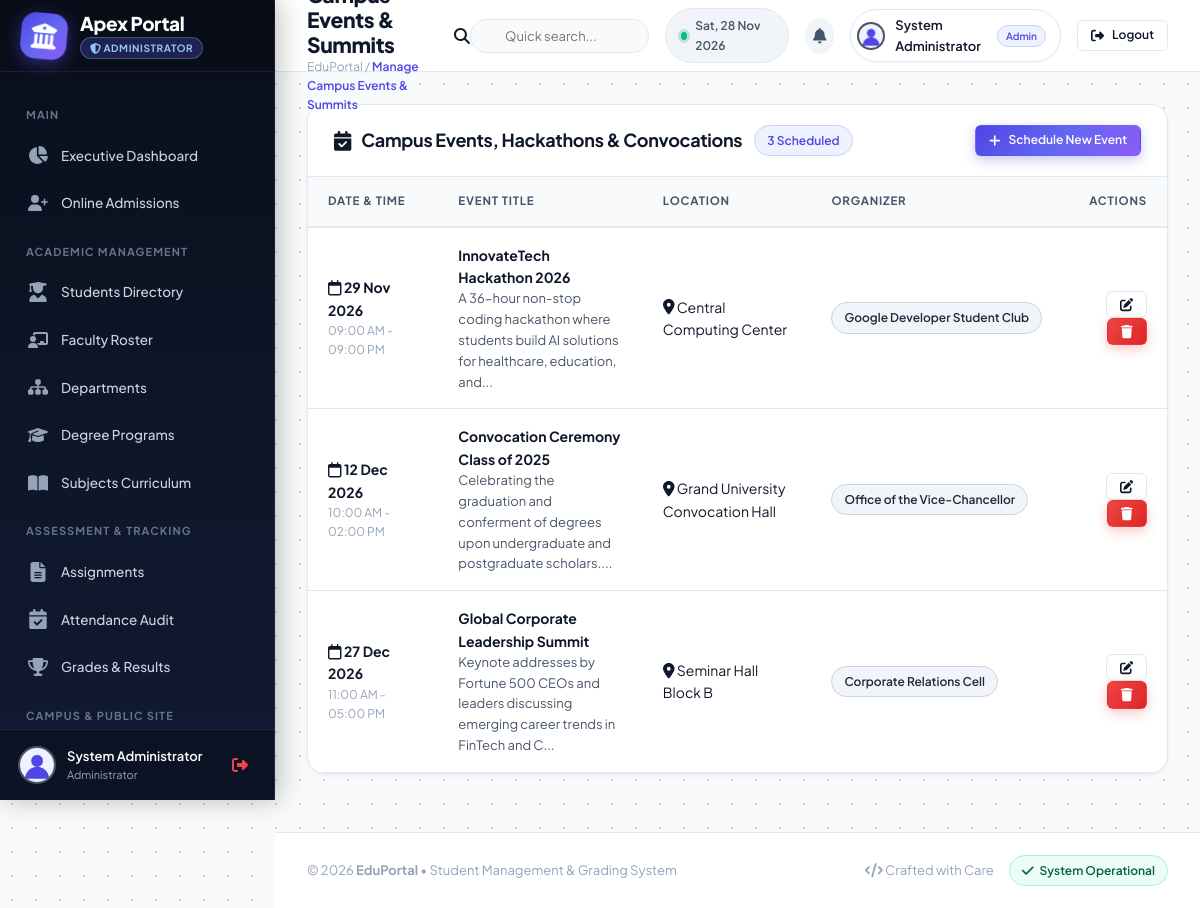
/admin/manage_events.php (signed in), run on the app's committed database.
### tables this page shows
CREATE TABLE `events` (
  `event_id` INT AUTO_INCREMENT PRIMARY KEY,
  `title` VARCHAR(255) NOT NULL,
  `description` TEXT NOT NULL,
  `event_date` DATE NOT NULL,
  `event_time` VARCHAR(50) DEFAULT '10:00 AM - 04:00 PM',
  `location` VARCHAR(150) NOT NULL DEFAULT 'Main University Auditorium',
  `image` VARCHAR(255) DEFAULT 'event_default.jpg',
  `organizer` VARCHAR(120) DEFAULT 'Student Council',
  `created_at` TIMESTAMP DEFAULT CURRENT_TIMESTAMP
);

### config/db.php (called while the page is built, shortened)
<?php
$host = getenv('DB_HOST') ?: "127.0.0.1";
$user = getenv('DB_USER') ?: "root";
$password = getenv('DB_PASSWORD') !== false ? getenv('DB_PASSWORD') : "";
$database = getenv('DB_NAME') ?: "student_portal";
$port = getenv('DB_PORT') ? (int)getenv('DB_PORT') : 3306;
try {
    $con = @mysqli_connect($host, $user, $password, $database, $port);
} catch (Throwable $e) {
    $con = false;
}
mysqli_set_charset($con, "utf8mb4");
if ($con) {
    static $schema_checked = false;
    if (!$schema_checked) {
if (!function_exists('safe_num_rows')) {
    function safe_num_rows($result) {
        if ($result && is_object($result)) {
            return mysqli_num_rows($result);
        }
        return 0;
    }
}
    }
}
if (!function_exists('safe_fetch_assoc')) {
    function safe_fetch_assoc($result) {
        if ($result && is_object($result) && mysqli_num_rows($result) > 0) {
            return mysqli_fetch_assoc($result);
        }
        return [];
    }
}
?>

### admin/manage_events.php (the view, shortened to what this page needs)
<?php
include("../config/db.php");
$events = mysqli_query($con, "SELECT * FROM events ORDER BY event_date ASC");
include("../includes/header.php");
include("../includes/sidebar_admin.php");
include("../includes/navbar.php");
?>
<div class="card">
    <div class="card-header">
        <div style="display:flex; align-items:center; gap:12px; flex-wrap:wrap;">
            <h3><i class="fa-solid fa-calendar-check"></i> Campus Events, Hackathons & Convocations</h3>
            <span class="badge badge-primary"><?php echo safe_num_rows($events); ?> Scheduled</span>
        </div>
        <button type="button" class="btn btn-primary btn-sm" onclick="openEventModal()">
            <i class="fa-solid fa-plus"></i> Schedule New Event
        </button>
    </div>
    <div class="card-body" style="padding:0;">
        <div class="table-responsive">
            <table class="custom-table">
                <thead>
                    <tr>
                        <th>Date & Time</th>
                        <th>Event Title</th>
                        <th>Location</th>
                        <th>Organizer</th>
                        <th style="text-align:right;">Actions</th>
                    </tr>
                </thead>
                <tbody>
                    <?php if ($events && safe_num_rows($events) > 0): ?>
                        <?php while ($e = safe_fetch_assoc($events)): ?>
                            <tr>
                                <td>
                                    <strong><i class="fa-regular fa-calendar text-primary me-1"></i> <?php echo date('d M Y', strtotime($e['event_date'])); ?></strong>
                                    <div style="font-size:12px; color:var(--text-muted);"><?php echo htmlspecialchars($e['event_time']); ?></div>
                                </td>
                                <td>
                                    <div style="font-weight:700; color:var(--text-primary);"><?php echo htmlspecialchars($e['title']); ?></div>
                                    <div style="font-size:13px; color:var(--text-secondary); max-width:350px;">
                                        <?php echo htmlspecialchars(substr($e['description'], 0, 100)) . '...'; ?>
                                    </div>
                                </td>
                                <td><i class="fa-solid fa-location-dot text-danger me-1"></i> <?php echo htmlspecialchars($e['location']); ?></td>
                                <td><span class="badge badge-dark"><?php echo htmlspecialchars($e['organizer']); ?></span></td>
                                <td style="text-align:right;">
                                    <button type="button" class="btn btn-outline btn-sm" onclick='editEventModal(<?php echo json_encode($e); ?>)'>
                                        <i class="fa-solid fa-pen-to-square"></i>
                                    </button>
                                    <a href="manage_events.php?delete=<?php echo $e['event_id']; ?>" class="btn btn-danger btn-sm" onclick="return confirm('Delete this event?');">
                                        <i class="fa-solid fa-trash"></i>
                                    </a>
                                </td>
                            </tr>
                        <?php endwhile; ?>
                    <?php else: ?>
                        <tr><td colspan="5" class="empty-state">No scheduled events found.</td></tr>
                    <?php endif; ?>
                </tbody>
            </table>
        </div>
    </div>
</div>
<?php include("../includes/footer.php"); ?>

### data on the page
events: event_date "29 Nov 2026", event_time "09:00 AM - 09:00 PM", title "InnovateTech Hackathon 2026", description "A 36-hour non-stop coding hackathon where students build AI solutions for healthcare, education, and", location "Central Computing Center", organizer "Google Developer Student Club"
events: event_date "12 Dec 2026", event_time "10:00 AM - 02:00 PM", title "Convocation Ceremony Class of 2025", description "Celebrating the graduation and conferment of degrees upon undergraduate and postgraduate scholars.", location "Grand University Convocation Hall", organizer "Office of the Vice-Chancellor"
events: event_date "27 Dec 2026", event_time "11:00 AM - 05:00 PM", title "Global Corporate Leadership Summit", description "Keynote addresses by Fortune 500 CEOs and leaders discussing emerging career trends in FinTech and C", location "Seminar Hall Block B", organizer "Corporate Relations Cell"

### other printed values
$admin_name "System Administrator"
$header_title "Manage Campus Events & Summits"
$user_name "System Administrator"
$user_role_label "Admin"
safe_num_rows($events) "3"
